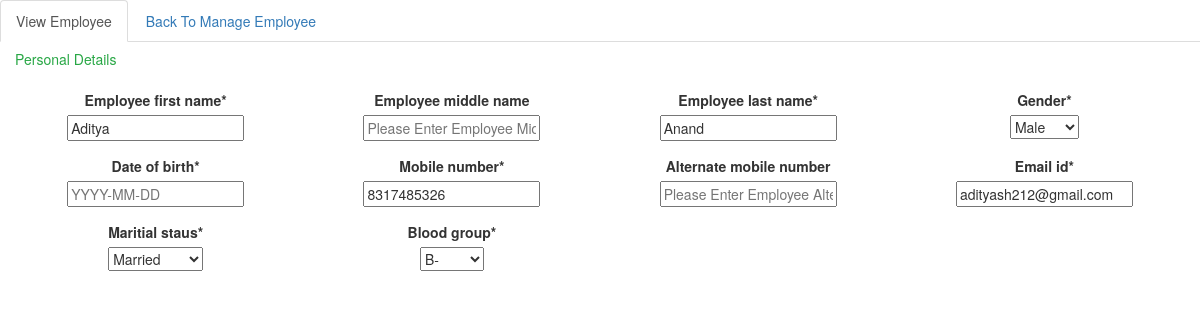
/1, run on an earlier commit of the app's database.
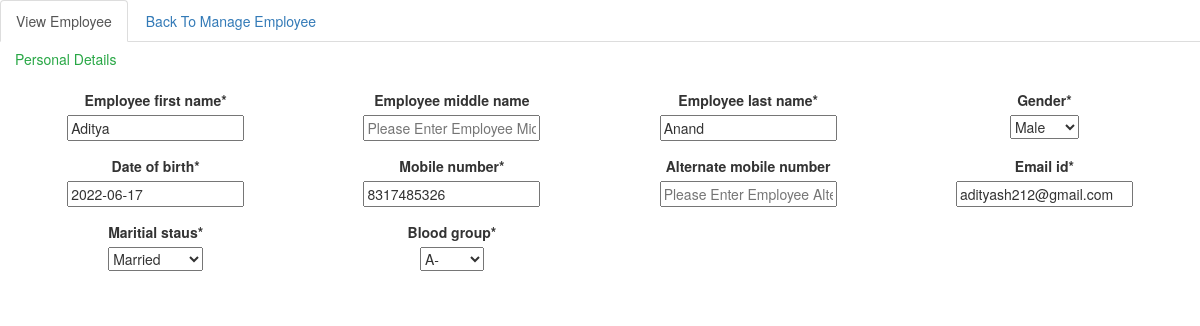
And on a later commit of the database.
### employee/models.py (models this page shows, shortened)
class Employee(models.Model):
    GENDER = [
        ('M', 'Male'),
        ('F', 'Female'),
        ('O', 'Others'),
    ]
    MARITIAL_STATUS = [
        ('M','Married'),
        ('N','Not Married')
    ]
    BLOOD_GROUP = [
        ('A+','A+'),
        ('A-','A-'),
        ('B+','B+'),
        ('B-','B-'),
        ('O+','O+'),
        ('O-','O-'),
        ('AB+','AB+'),
        ('AB-','AB-'),
    ]
    employee_first_name = models.CharField(max_length = 50,null=False, blank=False)
    employee_middle_name = models.CharField(max_length = 50,blank=True)
    employee_last_name = models.CharField(max_length = 50,null=False, blank=False)
    gender = models.CharField(max_length = 1,choices=GENDER,null=False, blank=False)
    mobile_number = models.IntegerField(null=False, blank=False)
    date_of_birth = models.DateField( )
    alternate_mobile_number = models.IntegerField( null=True,blank=True)
    email_id = models.EmailField(max_length = 50,null=False, blank=False)
    maritial_staus = models.CharField(max_length = 1,choices=MARITIAL_STATUS,null=False, blank=False)
    blood_group = models.CharField(max_length = 3,choices=BLOOD_GROUP,null=False, blank=False)
    user =  models.ForeignKey(User, on_delete=models.CASCADE)

### employee/views.py (the view)
# urls.py: path('<int:pk>',ViewEmployee.as_view(),name='view_employee')
class ViewEmployee(TemplateView): # This View is to show details of  a perticular Employee
    def get(self,request,pk):
        empData = Employee.objects.get(pk=pk)
        initial = {
            'employee_first_name':empData.employee_first_name,
            'employee_middle_name':empData.employee_middle_name,
            'employee_last_name':empData.employee_last_name,
            'gender':empData.gender,
            'mobile_number':empData.mobile_number,
            'alternate_mobile_number':empData.alternate_mobile_number,
            'date_of_birth':empData.date_of_birth,
            'email_id':empData.email_id,
            'maritial_staus':empData.maritial_staus,
            'blood_group':empData.blood_group,
        }
        form = EmployeeForm(initial = initial)
        context = {
            'form':form
        }
        return render(request,'employee/view_employee.html',context)

### employee/forms.py
class EmployeeForm(ModelForm):
    class Meta:
        model = Employee
        fields = '__all__'
        widgets = {
            'employee_first_name': TextInput(attrs={'placeholder': 'Please Enter Employee First Name'}),
            'employee_middle_name': TextInput(attrs={'placeholder': 'Please Enter Employee Middle Name'}),
            'employee_last_name': TextInput(attrs={'placeholder': 'Please Enter Employee Last Name'}),
            'mobile_number': TextInput(attrs={'placeholder': 'Please Enter Employee Mobile Number'}),
            'date_of_birth': TextInput(attrs={'placeholder': 'YYYY-MM-DD'}),
            'alternate_mobile_number': TextInput(attrs={'placeholder': 'Please Enter Employee Alternate Mobile Number'}),
            'email_id': TextInput(attrs={'placeholder': 'Please Enter Employee Email Id'}),
        }

### employee/templates/employee/view_employee.html
{% extends "employee/base.html" %}
{% load crispy_forms_tags %}
{% block app %}
<ul class="nav nav-tabs">
    <li class="active"><a href="#menu1">View Employee</a></li>
    <li ><a  href="{% url 'details_employee'%}"> Back To Manage Employee</a></li>
</ul>
 <div class="tab-content ">
    <div id="menu1" class="tab-pane show">
    <h5 class="ml-4 text-success">Personal Details </h5>
          <div class="row">
        <div class="col">
            <div class="card h-100 text-center border-0">
                <div class="card-body">
                    <div class="form-row">
                        <div class="form-group col-3">
                            {{ form.employee_first_name|as_crispy_field }}
                        </div>
                        <div class="form-group col-3">
                            {{ form.employee_middle_name|as_crispy_field }}
                        </div>
                        <div class="form-group col-3">
                            {{ form.employee_last_name|as_crispy_field }}
                        </div>
                        <div class="form-group col-3">
                            {{ form.gender|as_crispy_field }}
                        </div>
                    </div>
                    <div class="form-row">
                            <div class="form-group col-3">
                                {{ form.date_of_birth|as_crispy_field }}
                            </div>
                            <div class="form-group col-3">
                                {{ form.mobile_number|as_crispy_field }}
                            </div>
                            <div class="form-group col-3">
                                {{ form.alternate_mobile_number|as_crispy_field }}
                            </div>
                            <div class="form-group col-3">
                                {{ form.email_id|as_crispy_field }}
                            </div>
                        </div>
                    <div class="form-row">
                        <div class="form-group col-3">
                            {{ form.maritial_staus|as_crispy_field }}
                        </div>
                        <div class="form-group col-3">
                            {{ form.blood_group|as_crispy_field }}
                        </div>
                    </div>
                </div>
            </div>
        </div>
    </div>
    </div>
</div>
{% endblock app %}

What changed in the data, as far as the page shows it:
changed Employee "Aditya": date_of_birth (not shown) → "2022-06-17"; blood_group "B-" → "A-"
